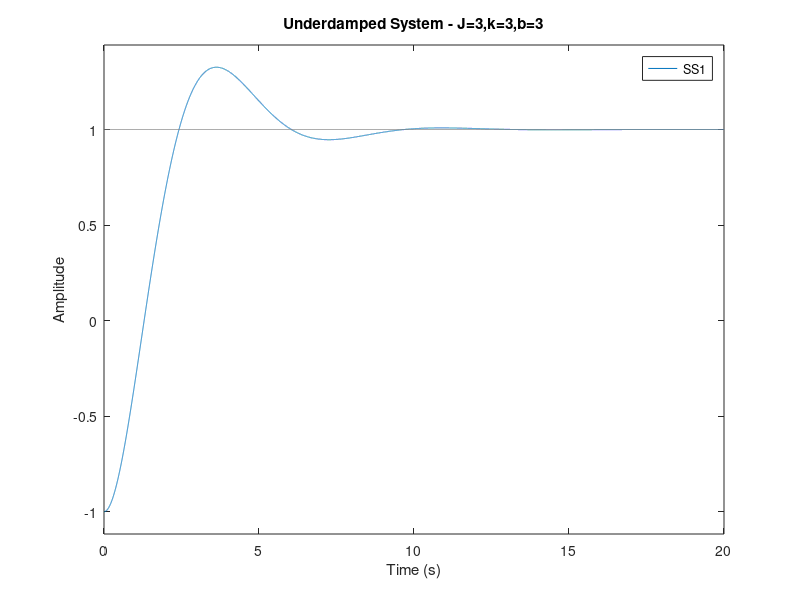
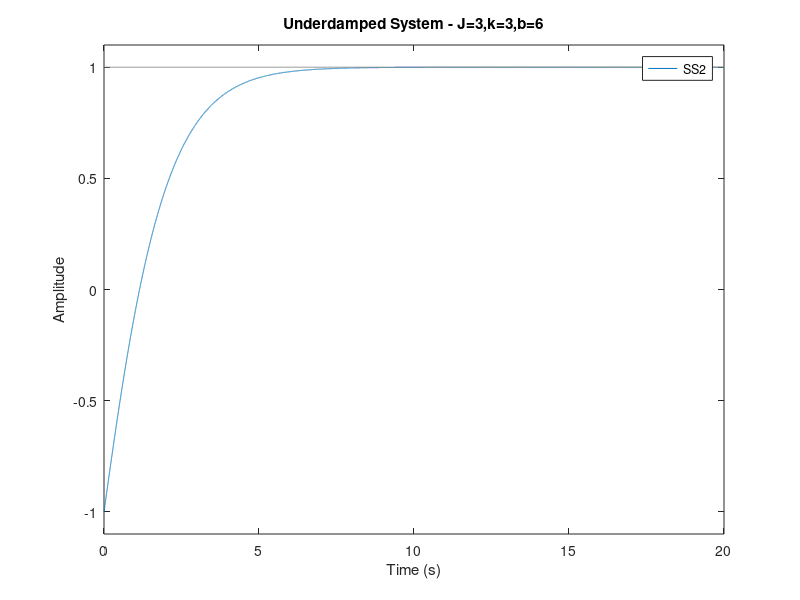
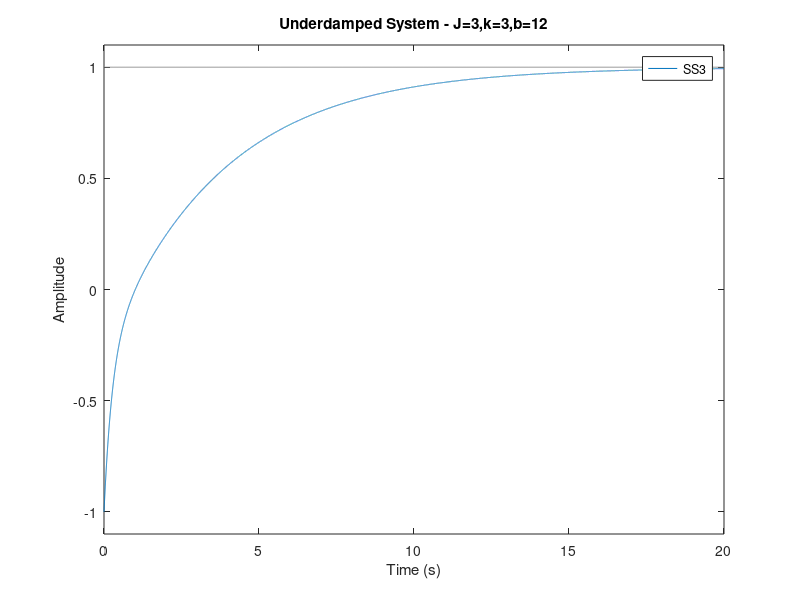
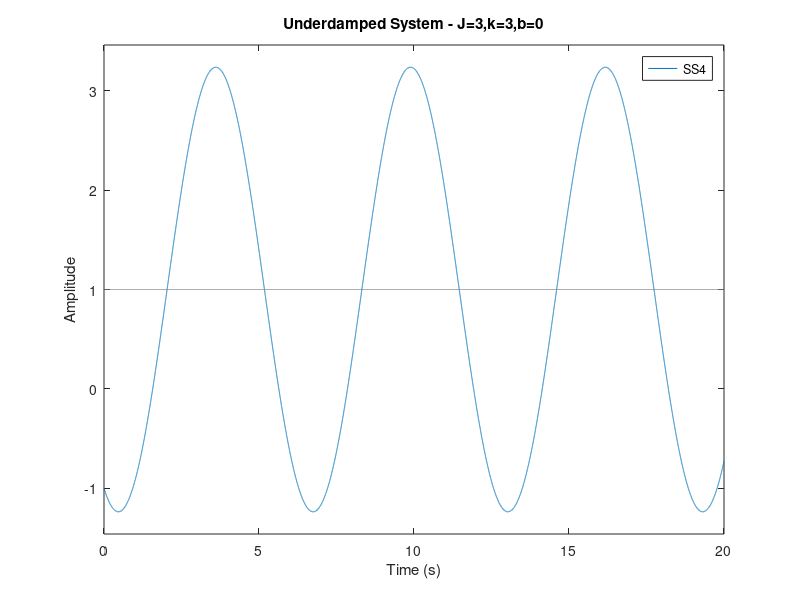

These figures' MATLAB source, in order:
%% Problem Set 5
clear all
close all
%% Problem 1 MATLAB
% System Constants
k = 3;
J = 3;
B = [3,6,12,0]; % Under, critically,over,undamped
K = 1;

% Calcs
Omega_n = sqrt(k/J);
Zeta = B./(2*sqrt(k*J));

Numer = K;
Denom = [1./Omega_n^2,2.*Zeta(1)/Omega_n,1;...
    1./Omega_n^2,2.*Zeta(2)/Omega_n,1;...
    1./Omega_n^2,2.*Zeta(3)/Omega_n,1;...
    1./Omega_n^2,2.*Zeta(4)/Omega_n,1];

TF1 = tf(Numer,Denom(1,:));
SS1 = ss(TF1);
TF2 = tf(Numer,Denom(2,:));
SS2 = ss(TF2);
TF3 = tf(Numer,Denom(3,:));
SS3 = ss(TF3);
TF4 = tf(Numer,Denom(4,:));
SS4 = ss(TF4);

% Vectors
t = 0:.001:20;
u = ones(1,length(t));


figure(1)
lsim(SS1,u,t,[1 1])
grid
title('Underdamped System - J=3,k=3,b=3')
ylabel('Amplitude')
xlabel('Time (s)')

figure(2)
lsim(SS2,u,t,[1 1])
grid
title('Underdamped System - J=3,k=3,b=6')
ylabel('Amplitude')
xlabel('Time (s)')

figure(3)
lsim(SS3,u,t,[1 1])
grid
title('Underdamped System - J=3,k=3,b=12')
ylabel('Amplitude')
xlabel('Time (s)')

figure(4)
lsim(SS4,u,t,[1 1])
grid
title('Underdamped System - J=3,k=3,b=0')
ylabel('Amplitude')
xlabel('Time (s)')



%% Problem 3

clear all

% Constants
J = 3;
K = 3;
B = 3;

% Time stuff
t_i = 0;
t_f = 20;
dt = 0.01;
step = t_f/dt;


% State space vars
A = [0,1;-K/J,-B/J];
B = [0;K/J];
C = [1,0;0,1];
D = [0;0];
x_0 = [-1;0];
u = 1;
x_dot = A*x_0 + B*u;

for t = 1:step
    x_0 = x_dot*dt + x_0;
    x_dot = A*x_0 + B*u;
    y(t) = x_0(1);
end

time = linspace(0,step*dt,step);

figure(5)
plot(time,y)
grid on
xlabel('Time (s)')
ylabel('Position')































